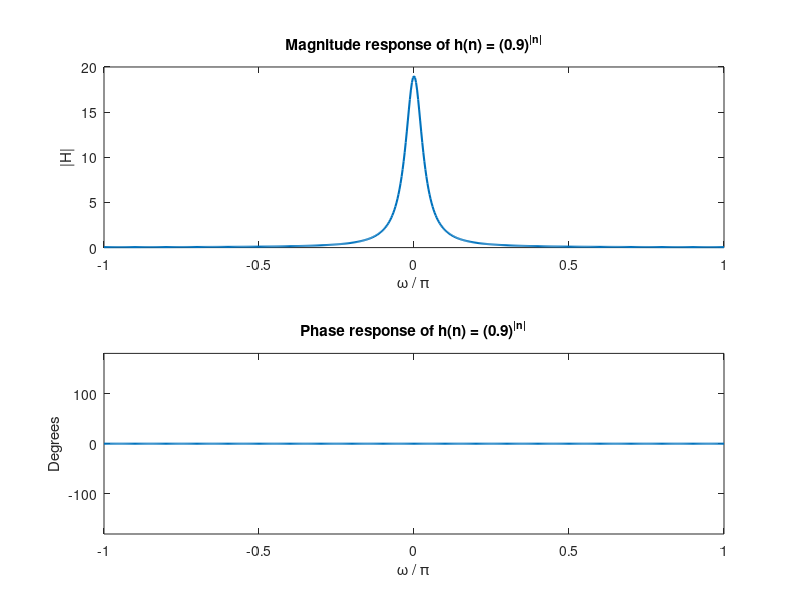

Write the MATLAB code that produced this figure.
% trial 1a: h(n) = (0.9)^|n|; H(w) = 0.19/(1.81-1.8*cos(w));
clc; close all;
% interval of [-pi pi] with 300 steps
w = [-300:300]*pi/300; 
% define H(w)
H = 0.19*ones(size(w))./(1.81-1.8*cos(w));
% define magnitude
magH = abs(H); 
% define phase
phaH = angle(H)*180/pi;

% figure plotting
Hf_1 = figure;
% magnitude plot
subplot(2,1,1); plot(w/pi,magH,'LineWidth',1.5); axis([-1 1 0 20]);
xlabel('\omega / \pi'); ylabel('|H|');
title('Magnitude response of h(n) = (0.9)^{|n|}');
% phase plot
subplot(2,1,2); plot(w/pi,phaH,'LineWidth',1.5); axis([-1 1 -180 180]);
xlabel('\omega / \pi'); ylabel('Degrees');
title('Phase response of h(n) = (0.9)^{|n|}');
